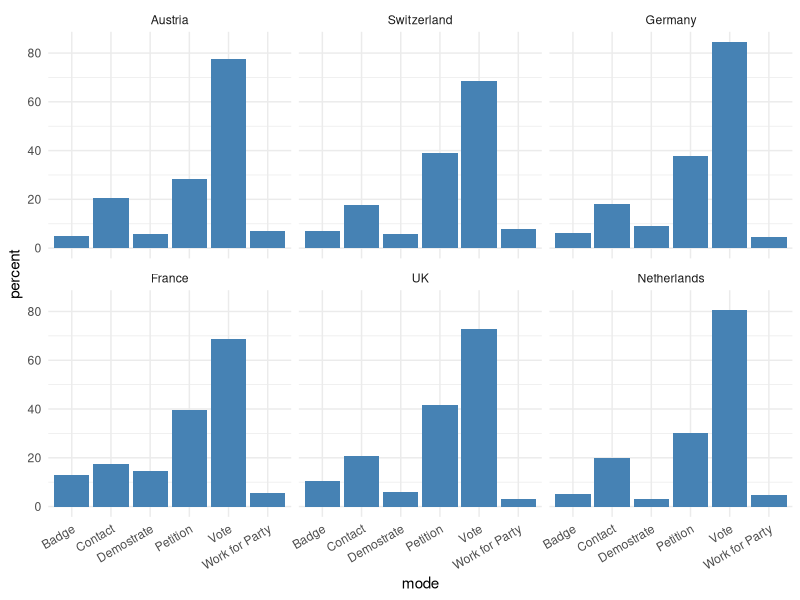

Write R code to recreate this figure.
#Introduction to the labs#

# I mentioned that the study of participation involves looking at evidence.
# Most of the questions are about: levels; styles; and factors that influence participation
# In these labs, we"ll look at the evidence.


#To do that, we need data and software to analyse it. These labs use RStudio to analyse the data.
# This is a programming-based environment, but I've written all of the code for you.
#All you need to do is run it.

#Let's start by looking at the data. Run the following line:

ESS <- foreign::read.dta("data/ESS.dta", convert.factors=TRUE)
options(warn = -1)
library(tidyverse)

#Introduction to the data#

#In the labs we'll be using the ESS. This is the European Social Survey -
#a big cross-sectional survey conducted in 30 countries in Europe.


#Coverage
# To make the file more manageable, I've cut it down quite a bit.

#Basic Terminology#

                  #1. Dependent variable: something we are looking to explain, e.g. one (or more) forms of participation:

                  #2. Independent variable : something that influences our dependent variable (age, for example, may influence voting).


                  #3. Observation: someone we ask about their participation and age.

#Overall, then, this file contains :

                      # 8 different forms of participation;

                        # 8 different variables that may influence participation (or 9 if we include country)

                        # In total we have 12472 observations - or 12472 people gave us answers to our questions.

ESS %>% 
count(cntry, sort=TRUE)
nrow(ESS)
#Let's look at the data file and see what forms of participation it contains#

View(ESS)
#We have:

          #1. Voting;

          #2. Contacting politicians;

          #3 working for a political party;

          #4 wearing political paraphenalia;

          #5. signing a petition;

          #6. demonstrating;

          #7. boycotting;

          #8 voting for the radical right


#And we also have variables that might influence these forms of participation, including:

                #1. Age; 2. Education; 3. gender; 4. unemployed. These are *structural* characteristics.


                #And we can also look at the attitudes people hold shapes their participation. We have attitudes on:

                # Economic satisfaction; trust in politics; trust in European parliament.


#Let's finish today by looking at some forms of participation:

#How many people said they voted at the last national election?

          ESS %>% 
          filter(!is.na(vote1)) %>% 
          count(vote1)

#Percentages are easier, so let's add them in:

          ESS %>% 
          filter(!is.na(vote1)) %>% 
          count(vote1) %>% 
          mutate('%' = round(n/sum(n)*100, digits=1))

#Let's look at contacting politicians

          ESS %>% 
          filter(!is.na(contact)) %>% 
          count(contact) %>% 
          mutate('%' = round(n/sum(n)*100, digits=1))

#Lets look at demonstrating

          ESS %>% 
          filter(!is.na(demo)) %>% 
          count(demo) %>% 
          mutate('%' = round(n/sum(n)*100, digits=1))

# Let's look at voting for the radical right

          ESS %>% 
          filter(!is.na(rright)) %>% 
          count(rright) %>% 
          mutate('%' = round(n/sum(n)*100, digits=1))


# One graph to finish: let's compare the countries across the different forms of participation.

ESS %>% 
drop_na() %>% 
pivot_longer((vote1:demo), names_to = "mode", values_to = "value") %>% 
group_by(mode, cntry) %>% 
count(value) %>% 
mutate(percent = n/sum(n)*100) %>% 
filter(value==str_remove(value, "not")) %>% 
ggplot(aes(mode, percent))+
geom_col(fill= "steelblue")+
facet_wrap(~cntry)+
theme_minimal()+
scale_x_discrete(labels = c("Badge", "Contact", "Demostrate", "Petition", "Vote", "Work for Party"))+
theme(axis.text.x = element_text(angle = 30, hjust = 1))

# From which country do think people are the most engaged? 
